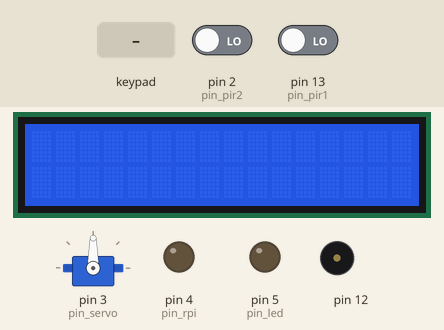
Recording of a sketch running on a simulated Arduino Uno, built with avr-gcc and run on an emulated ATmega328P. On the bench: 16×2 character LCD, servo, output pins drawn as LEDs (lit = HIGH), buzzer (waves = sounding). Inputs (shaded band) come from the test bench; at power-on: pin 2 (pin_pir2) LOW, pin 13 (pin_pir1) LOW. What the sketch prints to the serial monitor is not drawn.

Above: at 1.7 s.
1.8 s: keypad keys 0 0 0 0 # pressed 0.4 s apart
At 4.8 s:
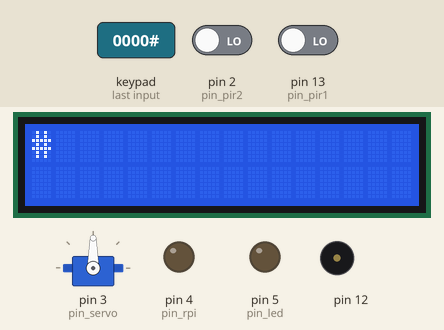
5.3 s: key 'B' pressed
At 5.8 s:
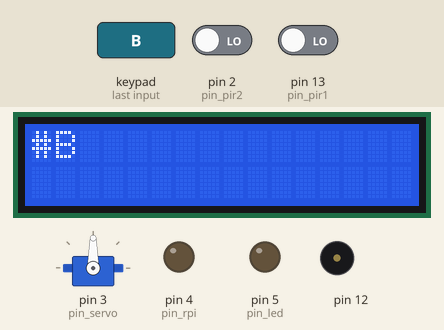
6.8 s: key 'A' pressed
At 8.0 s:
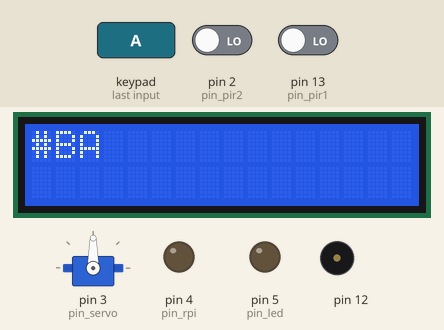
8.3 s: pin 2 (pin_pir2) driven HIGH
At 9.9 s:
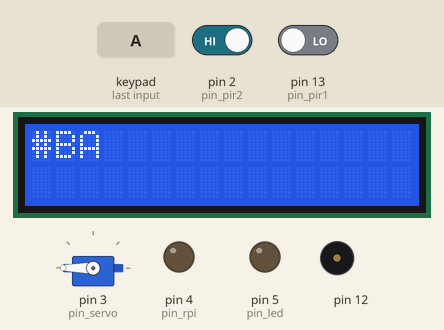
10.4 s: pin 13 (pin_pir1) driven HIGH
At 12.17 s:
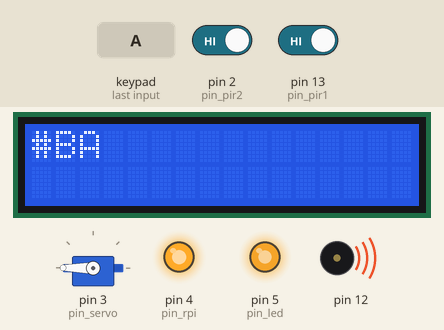
12.2 s: keypad keys 1 2 3 4 pressed 0.4 s apart
At 12.62 s:
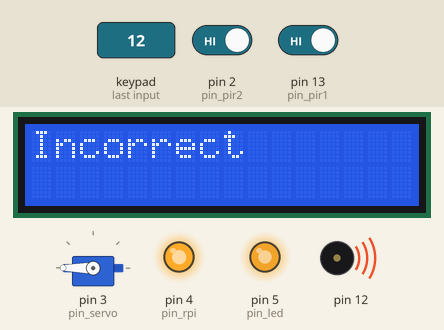
Timing chart, 0 to 21.4 s (numbered marks = the images above; inputs shaded):
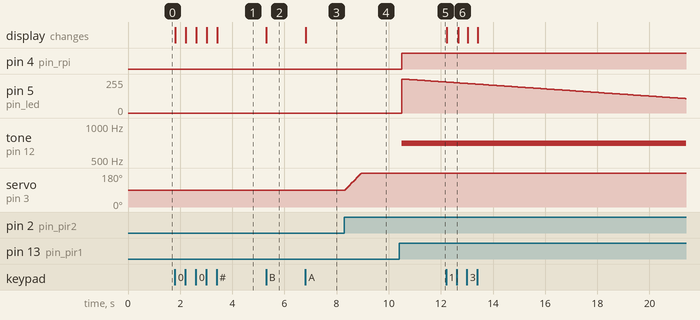

Measured:
- after the input at 1.8 s, the display: first changes at once (image 1 shows a later state)
- after the input at 5.3 s, the display: changes at once (image 2)
- after the input at 6.8 s, the display: changes at once (image 3)
- after the input at 8.3 s, servo on pin 3 (pin_servo): moves from 90° to 180° over 0.60 s, starting at once
- after the input at 10.4 s, pin 4 (pin_rpi): LOW → HIGH after 0.10 s; tone on pin 12: silent → 700 Hz after 0.10 s
- after the input at 12.2 s, the display: changes at once (image 6)

The sketch:

smart_alarm_sys.ino
```cpp
#include <Keypad.h>
#include <LiquidCrystal_I2C.h>
#include <Servo.h>
#include <string.h>

#define pin_servo 3
#define pin_pir1 13
#define pin_pir2 2
#define pin_rpi 4
#define pin_led 5

LiquidCrystal_I2C lcd(0x27, 16, 2);

Servo myservo;
int servoStep = 5;
int servoAngle = 90;
bool detectLeft = false;
bool detectRight = false;

const byte ROWS = 4; //four rows
const byte COLS = 4; //three columns
char keys[ROWS][COLS] = {
  {'1','2','3','A'},
  {'4','5','6','B'},
  {'7','8','9','C'},
  {'*','0','#','D'}
};
byte rowPins[ROWS] = {A0, A1, 11, 10}; //connect to the row pinouts of the keypad
byte colPins[COLS] = {9, 8, 7, 6}; //connect to the column pinouts of the keypad
int LCDRow = 0;
int no_key = 0;
int correct_pwsd = 0;
char pwsd[] = "0000";
int buzzer_on = 0;
int counter_led = 0;
int direction_led = 1;

Keypad keypad = Keypad( makeKeymap(keys), rowPins, colPins, ROWS, COLS );


void setup(){
  pinMode(pin_pir1, INPUT);
  pinMode(pin_pir2, INPUT);
  pinMode(pin_rpi, OUTPUT);
  pinMode(12, OUTPUT);
  pinMode(pin_led, OUTPUT);
  Serial.begin(9600);
  lcd.init();
  lcd.backlight();
  lcd.setCursor(LCDRow, 0);
  noTone(12);
  myservo.attach(pin_servo);
  myservo.write(servoAngle);
  delay(500);
}

void PIRSensor(int pin){
  if (digitalRead(pin) == HIGH) {
    Serial.print("Motion detected on ");
    Serial.println(pin);
    if (pin == pin_pir1)
    	detectLeft = true;
    else
    	detectRight = true;
  }
  else {
    if (pin == pin_pir1)
    	detectLeft = false;
    else
    	detectRight = false;
  }
}

void Photo()
{
  Serial.println("Take picture");
  digitalWrite(pin_rpi, HIGH);
}

void ServoMotion()
{
  Serial.print("Angle: ");
  Serial.println(servoAngle);
  if (detectLeft == false && detectRight == false)
  	return;
  else if (detectLeft == true && detectRight == true){
        Photo();
       // delay(3000);
       if(buzzer_on == 0)
       {
         buzzer_on = 1;
       }
      	return;
  }
  // move to the left
  if (detectLeft && !detectRight){
    if (servoAngle - servoStep < 0)
      return;
    servoAngle -= servoStep;
    myservo.write(servoAngle);
    detectLeft = false;
  }

  // move to the right
  if (!detectLeft && detectRight){
    if (servoAngle + servoStep > 180)
      return;
    servoAngle += servoStep;
    myservo.write(servoAngle);
    detectRight = false;
  }

  //delay(100);
}

void loop(){
 // delay(100);
  PIRSensor(pin_pir1);
  PIRSensor(pin_pir2);
  ServoMotion();

  if (buzzer_on == 1) {
    tone(12, 700);
    if (direction_led > 1)
      counter_led += 1;
    else
      counter_led -= 1;
    if (counter_led == 255 || counter_led == 0)
      direction_led *= -1;
    analogWrite(pin_led, counter_led);
    delay(15);
  }
  else {
    analogWrite(pin_led, 0);
    noTone(12);
  }


  char key = keypad.getKey();
  if (key) {
    if (no_key == 0) {
    	lcd.clear();
    }
    if (no_key < 4){
      lcd.setCursor(LCDRow, 0);
      Serial.println(key);
      lcd.print(key);
      lcd.setCursor (++LCDRow, 0);
      pwsd[no_key] = key;
    }
    if (no_key == 3){

      Serial.println(pwsd);
      if (strcmp(pwsd, "1234") == 0) {
          correct_pwsd = 1;
      }
    }
    no_key++;
  }

  if (correct_pwsd == 1) {
  	lcd.clear();
    lcd.print("Correct");
    buzzer_on = -1;
    correct_pwsd = 0;
    no_key = 0;
    LCDRow = 0;
  }
  else if (no_key == 4 && correct_pwsd == 0)
  {
    lcd.clear();
    lcd.print("Incorrect");
    no_key = 0;
    LCDRow = 0;
  }

}
```
